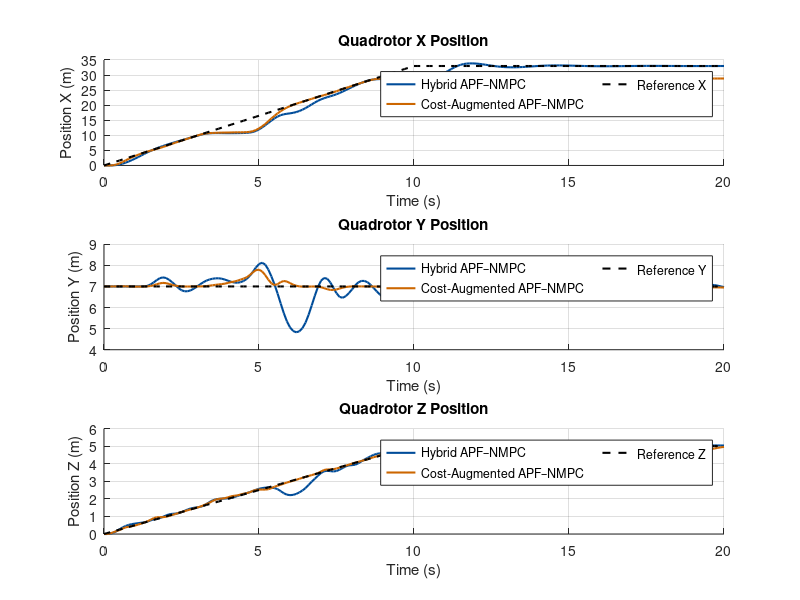
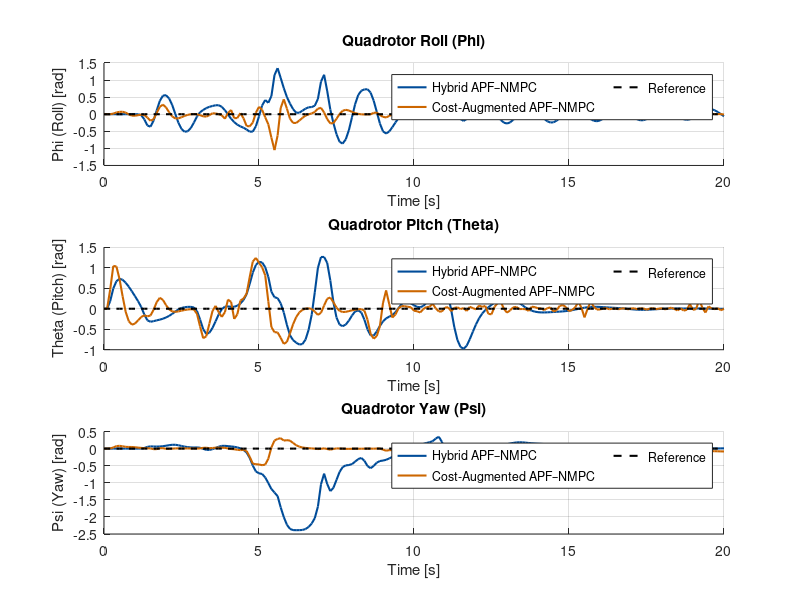
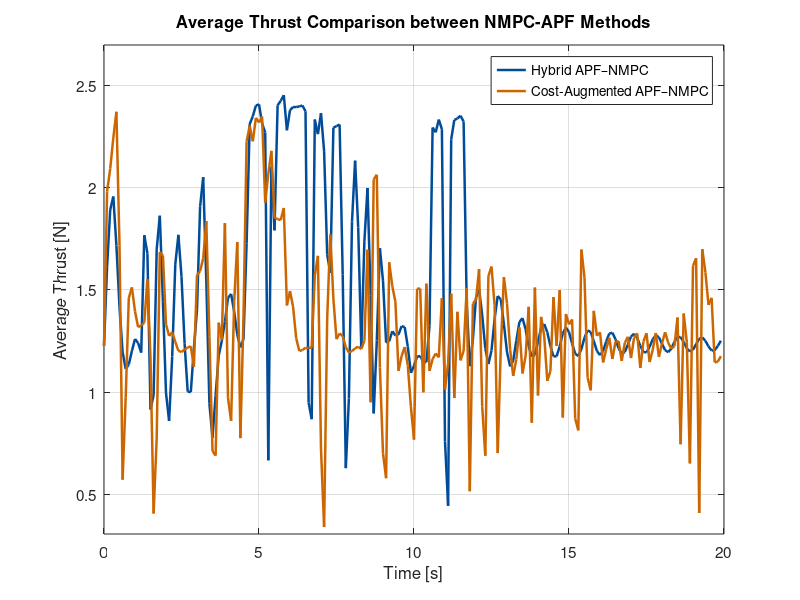
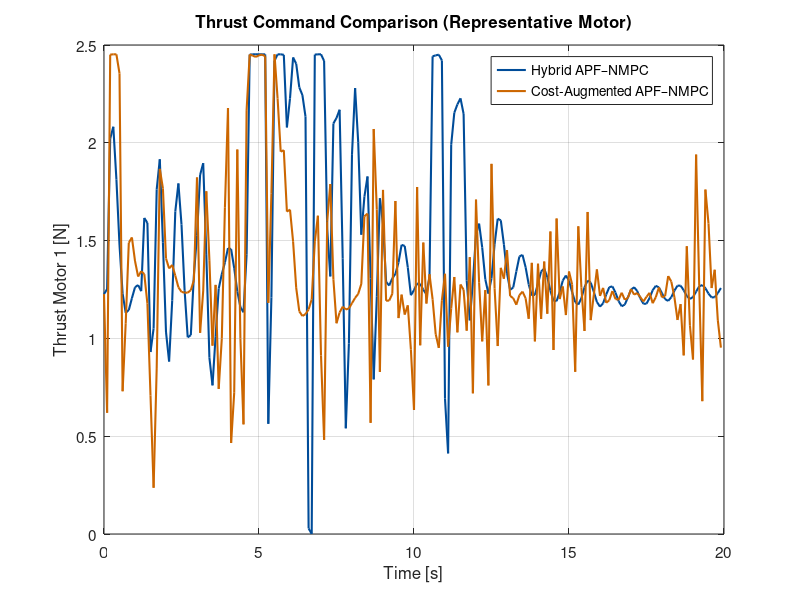

These charts were generated, in order, by the following MATLAB code: (Note: this script raises an error after producing the figures.)
close all;

trajectory = 1;

obs_radius_val = 0.5; % semua radius sama
z_pos = 0.0;          % tinggi referensi (anggap obstacle menempel ground, drone terbang di atas)

% posisi obstacle (manual supaya jaraknya tidak terlalu dekat)
if trajectory == 1
    num_obs = 17; 
    obs_center = [ 6  6  6  8   12   12   15   15   16   18   18   22  23   24  26  29   30 ;   % x
                   9  6  3  1.8  4   6.8   6   1.5  8.2  6.2  2.8  2   4.8  8   4   2.2  7.0 ;   % y
                   z_pos*ones(1,num_obs) ];       % z
%     obs_center = [ 6  6  6  8   12   12   15   15   16   18   18   22  23   24  26  29   30 ;   % x
%                    9  5.5  3  1.8  4.5   5.5   5   1.5  8.2  6.2  2.8  2   4.8  8   4   2.2  7.0 ;   % y
%                    z_pos*ones(1,num_obs) ]; 

    obs_radius = obs_radius_val * ones(1,num_obs);
else
    num_obs = 2.0; 
    obs_center = [ 3.25 6.5;   % x
                   2.5 1.5;   % y
                   z_pos*ones(1,num_obs) ];       % z

    obs_radius = obs_radius_val * ones(1,num_obs);
end

% Load hasil simulasi
load('sim_single.mat','results'); results_single = results;
load('sim_multi.mat','results');  results_multi  = results;

% --- Time vector untuk state (N_sim+1) ---
t_single = (0:size(results_single.history_x,2)-1)*results_single.dt;
t_multi  = (0:size(results_multi.history_x,2)-1)*results_multi.dt;
x_ref = results_single.history_x_ref(1,:);
y_ref = results_single.history_x_ref(2,:);
z_ref = results_single.history_x_ref(3,:);

% --- Time vector untuk kontrol (N_sim) ---
t_u_single = (0:size(results_single.history_u,2)-1) * results_single.dt;
t_u_multi  = (0:size(results_multi.history_u,2)-1) * results_multi.dt;

color1 = [0.00,0.30,0.60];
color2 = [0.80,0.40,0.00];

%% =========================================================================
%  FIGURE 1: POSITIONS (px, py, pz)
%  =========================================================================
fig1 = figure(1); 
set(fig1, 'Name', 'Quadrotor Position Comparison', 'NumberTitle', 'off');
clf(fig1);

% Define plot indices for Position (1, 2, 3)
pos_indices = [1, 2, 3];
pos_labels = {'Position X (m)', 'Position Y (m)', 'Position Z (m)'};
pos_titles = {'Quadrotor X Position', 'Quadrotor Y Position', 'Quadrotor Z Position'};
ref_labels = {'Reference X', 'Reference Y', 'Reference Z'};

for i = 1:3
    idx = pos_indices(i); % 1, 2, or 3
    
    % KOREKSI: Menggunakan 3 baris, 1 kolom (Susunan Vertikal)
    subplot(3, 1, i);
    hold on;
    
    % Plot Actual Trajectories
    h_single = plot(t_single, results_single.history_x(idx,:), 'Color', color1, 'LineWidth', 1.5, 'DisplayName', 'Hybrid APF–NMPC');
    h_multi = plot(t_multi, results_multi.history_x(idx,:), 'Color', color2, 'LineWidth', 1.5, 'DisplayName', 'Cost-Augmented APF–NMPC');
    
    % Plot Reference Trajectory
    h_ref = plot(t_single, results_single.history_x_ref(idx,:), 'k--', 'LineWidth', 1.5, 'DisplayName', ref_labels{i});
    
    grid on;
    ylabel(pos_labels{i});
    title(pos_titles{i});
    
    % Sumbu X hanya pada plot terakhir
    xlabel('Time (s)');
%     set(gca, 'XTickLabel', []); % Sembunyikan label X pada plot atas
    
    % Tambahkan legenda hanya pada plot pertama
    legend([h_single, h_multi, h_ref], 'Location','best', 'NumColumns', 2);

    hold off;
end


%% =========================================================================
%  FIGURE 2: EULER ANGLES (Phi, Theta, Psi)
%  =========================================================================
fig2 = figure(2); 
set(fig2, 'Name', 'Quadrotor Angle Comparison', 'NumberTitle', 'off');
clf(fig2);

% Define plot indices for Angles (4, 5, 6)
angle_indices = [4, 5, 6];
angle_labels = {'Phi (Roll) [rad]', 'Theta (Pitch) [rad]', 'Psi (Yaw) [rad]'};
angle_titles = {'Quadrotor Roll (Phi)', 'Quadrotor Pitch (Theta)', 'Quadrotor Yaw (Psi)'};

for i = 1:3
    idx = angle_indices(i); % 4, 5, or 6
    
    % KOREKSI: Menggunakan 3 baris, 1 kolom (Susunan Vertikal)
    subplot(3, 1, i);
    hold on;
    
    % Plot Actual Angles
    h_single = plot(t_single, results_single.history_x(idx,:), 'Color', color1, 'LineWidth', 1.5, 'DisplayName', 'Hybrid APF–NMPC');
    h_multi = plot(t_multi, results_multi.history_x(idx,:), 'Color', color2, 'LineWidth', 1.5, 'DisplayName', 'Cost-Augmented APF–NMPC');
    
    % Plot Reference Angle
    h_ref = plot(t_single, results_single.history_x_ref(idx,:), 'k--', 'LineWidth', 1.5, 'DisplayName', 'Reference');
    
    grid on;
    ylabel(angle_labels{i});
    title(angle_titles{i});
    
    % Sumbu X hanya pada plot terakhir
    xlabel('Time [s]');
%     set(gca, 'XTickLabel', []); % Sembunyikan label X pada plot atas
    
    % Tambahkan legenda hanya pada plot pertama
    legend([h_single, h_multi, h_ref], 'Location','best', 'NumColumns', 2);

    hold off;
end

%% === Compute Average Thrust ===
T_avg_single = mean(results_single.history_u, 1);
T_avg_multi  = mean(results_multi.history_u, 1);

%% === Compute Control Effort Metrics ===
J_u_single = sum(sum(results_single.history_u.^2, 1));
J_u_multi  = sum(sum(results_multi.history_u.^2, 1));

mean_u_single = mean(T_avg_single);
mean_u_multi  = mean(T_avg_multi);

max_u_single = max(T_avg_single);
max_u_multi  = max(T_avg_multi);

%% === PLOT 1: Average Thrust Comparison ===
figure('Name','Average Thrust Comparison','Color','w');
hold on; box on; grid on;

plot(t_u_single, T_avg_single, 'Color', color1, 'LineWidth', 1.8);
plot(t_u_multi,  T_avg_multi,  'Color', color2, 'LineWidth', 1.8);

xlabel('Time [s]');
ylabel('Average Thrust [N]');
title('Average Thrust Comparison between NMPC-APF Methods');

% (Optional) Mark obstacle avoidance window
% xline(start, '--', 'Avoidance Start', 'Color', [0.5 0.5 0.5], 'LabelHorizontalAlignment', 'center','LabelVerticalAlignment','top');
% xline(finish, '--', 'Avoidance End', 'Color', [0.5 0.5 0.5], 'LabelHorizontalAlignment', 'center','LabelVerticalAlignment','top');

legend({'Hybrid APF–NMPC', ...
        'Cost-Augmented APF–NMPC'}, ...
        'Location','best');
set(gca,'FontSize',11);

ylim([min([T_avg_single,T_avg_multi])*0.9, ...
      max([T_avg_single,T_avg_multi])*1.1]);

%% === PLOT 2: Thrust per Motor (Optional, use one representative motor) ===
figure('Name','Thrust Command (Motor 1)','Color','w');
hold on; box on; grid on;

plot(t_u_single, results_single.history_u(1,:), 'Color', color1, 'LineWidth', 1.5);
plot(t_u_multi,  results_multi.history_u(1,:),  'Color', color2, 'LineWidth', 1.5);

xlabel('Time [s]');
ylabel('Thrust Motor 1 [N]');
title('Thrust Command Comparison (Representative Motor)');
legend({'Hybrid APF–NMPC', 'Cost-Augmented APF–NMPC'}, 'Location','best');
set(gca,'FontSize',11);

% (Optional) Mark obstacle avoidance window
% xline(start, '--', 'Avoidance Start', 'Color', [0.5 0.5 0.5], 'LabelVerticalAlignment','bottom');
% xline(finish, '--', 'Avoidance End', 'Color', [0.5 0.5 0.5], 'LabelVerticalAlignment','bottom');

%% === TABLE: Control Effort Metrics ===
fprintf('\n=== CONTROL EFFORT METRICS ===\n');
fprintf('%-35s %-15s %-15s %-15s\n', 'Method', 'Σ||u||²', 'Mean Thrust [N]', 'Max Thrust [N]');
fprintf('---------------------------------------------------------------------------------\n');
fprintf('%-35s %-15.3f %-15.3f %-15.3f\n', 'Hybrid APF–NMPC', J_u_single, mean_u_single, max_u_single);
fprintf('%-35s %-15.3f %-15.3f %-15.3f\n', 'Cost-Augmented APF–NMPC',         J_u_multi,  mean_u_multi,  max_u_multi);

%% === (Optional) Convert metrics to table for plotting/export ===
ControlEffortTable = table( ...
    {'Hybrid APF–NMPC'; 'Cost-Augmented APF–NMPC'}, ...
    [J_u_single; J_u_multi], ...
    [mean_u_single; mean_u_multi], ...
    [max_u_single; max_u_multi], ...
    'VariableNames', {'Method','TotalEffort','MeanThrust','MaxThrust'});

disp(ControlEffortTable);

% Asumsi: 'results_single' dan 'results_multi' telah dimuat
% Asumsi: 'obs_center', 'obs_radius', 'trajectory' telah didefinisikan

x_ref_single = results_single.history_x_ref(1, :);
y_ref_single = results_single.history_x_ref(2, :);
z_ref_single = results_single.history_x_ref(3, :);

x_actual_single = results_single.history_x(1, :);
y_actual_single = results_single.history_x(2, :);
z_actual_single = results_single.history_x(3, :);

x_actual_multi = results_multi.history_x(1, :);
y_actual_multi = results_multi.history_x(2, :);
z_actual_multi = results_multi.history_x(3, :);

figure; hold on; grid on; box on;

%% --- Plot Lintasan Reference dan Aktual ---
% Plot lintasan referensi (sama untuk kedua metode)
h_ref = plot3(x_ref_single, y_ref_single, z_ref_single, 'k--', 'LineWidth', 1.5, 'DisplayName', 'Reference Path');

% Plot lintasan metode pertama (Single)
h_actual_single = plot3(x_actual_single, y_actual_single, z_actual_single, 'Color', color1, 'LineWidth', 1.5, 'DisplayName', 'Hybrid APF–NMPC');

% Plot lintasan metode kedua (Multi)
h_actual_multi = plot3(x_actual_multi, y_actual_multi, z_actual_multi, 'Color', color2, 'LineWidth', 1.5, 'DisplayName', 'Cost-Augmented APF–NMPC');

%% --- Tandai Start & Finish ---
% Titik awal dan akhir untuk metode pertama
% h_start_act_single = plot3(x_actual_single(1), y_actual_single(1), z_actual_single(1), 'bo', 'MarkerFaceColor', 'b', 'MarkerSize', 8, 'DisplayName', 'Start');
% h_finish_act_single = plot3(x_actual_single(end), y_actual_single(end), z_actual_single(end), 'bx', 'LineWidth', 2, 'MarkerSize', 10, 'DisplayName', 'Finish');

% % Titik awal dan akhir untuk metode kedua
% h_start_act_multi = plot3(x_actual_multi(1), y_actual_multi(1), z_actual_multi(1), 'go', 'MarkerFaceColor', 'g', 'MarkerSize', 8, 'DisplayName', 'Start (Multi)');
% h_finish_act_multi = plot3(x_actual_multi(end), y_actual_multi(end), z_actual_multi(end), 'gx', 'LineWidth', 2, 'MarkerSize', 10, 'DisplayName', 'Finish (Multi)');

% Titik awal dan akhir referensi (hanya perlu satu)
h_start_ref = plot3(x_ref_single(1), y_ref_single(1), z_ref_single(1), 'ko', 'MarkerFaceColor', 'k', 'MarkerSize', 8, 'DisplayName', 'Start Reference');
h_finish_ref = plot3(x_ref_single(end), y_ref_single(end), z_ref_single(end), 'kx', 'LineWidth', 2, 'MarkerSize', 10, 'DisplayName', 'Finish Reference');

%% --- Drone Heading (quiver3) ---
% Panah untuk lintasan pertama
N_single = length(x_actual_single);
step_arrow_single = max(floor(N_single/20),1);
scale_arrow = 0.5;
for k = 1:step_arrow_single:N_single-1
    quiver3(x_actual_single(k), y_actual_single(k), z_actual_single(k), ...
            x_actual_single(k+1)-x_actual_single(k), ...
            y_actual_single(k+1)-y_actual_single(k), ...
            z_actual_single(k+1)-z_actual_single(k), ...
            scale_arrow, 'Color', color1, 'LineWidth', 1.5, 'MaxHeadSize', 2, 'HandleVisibility', 'off');
end

% Panah untuk lintasan kedua
N_multi = length(x_actual_multi);
step_arrow_multi = max(floor(N_multi/20),1);
for k = 1:step_arrow_multi:N_multi-1
    quiver3(x_actual_multi(k), y_actual_multi(k), z_actual_multi(k), ...
            x_actual_multi(k+1)-x_actual_multi(k), ...
            y_actual_multi(k+1)-y_actual_multi(k), ...
            z_actual_multi(k+1)-z_actual_multi(k), ...
            scale_arrow, 'Color', color2, 'LineWidth', 1.5, 'MaxHeadSize', 2, 'HandleVisibility', 'off');
end

h_arrow_single = plot3(nan, nan, nan, 'Color', color1, 'LineWidth', 1.5, 'DisplayName', 'Hybrid APF–NMPC');
h_arrow_multi = plot3(nan, nan, nan, 'Color', color2, 'LineWidth', 1.5, 'DisplayName', 'Cost-Augmented APF–NMPC');

%% --- Plot Obstacles (Silinder Hijau Tua) ---
num_obs = size(obs_center,2);
if trajectory == 1
    obstacle_height = 8;
else
    obstacle_height = 2;%8;
end
safety_scale = 1.2; % safety margin

for j = 1:num_obs
    c = obs_center(:,j);
    r = obs_radius(j);

    [x_cyl, y_cyl, z_cyl] = cylinder(r,50);
    z_cyl = z_cyl * obstacle_height;
    x_cyl = x_cyl + c(1);
    y_cyl = y_cyl + c(2);

    surf(x_cyl, y_cyl, z_cyl, 'FaceAlpha', 0.5, 'FaceColor', [0.52 0.21 0.57], 'EdgeColor', 'none');

    [x_safe, y_safe, z_safe] = cylinder(r*safety_scale,50);
    z_safe = z_safe*obstacle_height;
    x_safe = x_safe + c(1);
    y_safe = y_safe + c(2);
    surf(x_safe, y_safe, z_safe, 'FaceAlpha', 0.1, 'FaceColor', 'r', 'EdgeColor', 'none', 'HandleVisibility', 'off');
end
h_obs = plot3(nan, nan, nan, 'ko', 'MarkerFaceColor', 'm', 'MarkerEdgeColor', 'k', 'DisplayName', 'Obstacles');


%% --- Axis, Labels, View ---
xlabel('X [m]'); ylabel('Y [m]'); zlabel('Z [m]');
title('Drone Trajectory Comparison', 'FontSize', 12);
view(45,25);

% Atur batas sumbu agar konsisten untuk kedua plot
all_x = [x_ref_single, x_actual_single, x_actual_multi];
all_y = [y_ref_single, y_actual_single, y_actual_multi];
all_z = [z_ref_single, z_actual_single, z_actual_multi];

xlim([min(all_x)-1, max(all_x)+1]);
ylim([min(all_y)-1, max(all_y)+1]);
zlim([min(all_z)-1, max(all_z)+1]);

axis equal; grid on;

%% --- Legend (informatif) ---
legend([h_actual_single, h_actual_multi, h_ref, h_obs, h_start_ref, h_finish_ref], 'Location','bestoutside');


figure; hold on; grid on; box on;

%% --- Plot Lintasan Referensi dan Aktual ---
h_ref = plot(x_ref, y_ref, 'k--', 'LineWidth', 1.5, 'DisplayName', 'Reference Path'); % Jalur referensi
h_actual_single = plot(x_actual_single, y_actual_single, 'Color', color1, 'LineWidth', 1.5, 'DisplayName', 'Hybrid APF–NMPC'); % Jalur Single-NMPC
h_actual_multi = plot(x_actual_multi, y_actual_multi, 'Color', color2, 'LineWidth', 1.5, 'DisplayName', 'Cost-Augmented APF–NMPC'); % Jalur Multi-NMPC

%% --- Obstacles (lingkaran 2D) ---
% --- Inisialisasi Parameter ---
theta = linspace(0, 2*pi, 100);
num_obs = size(obs_center, 2);
obs_radius = obs_radius_val * ones(1, num_obs); % Radius rintangan fisik

obstacle_color = [0.5 0.5 0.5]; % Warna abu-abu solid untuk semua rintangan
d_safe = 0.5; % Ganti dengan nilai d_safe aktual Anda

% --- Loop untuk Menggambar Setiap Rintangan ---
for j = 1:num_obs
    % 1. Gambar Rintangan Fisik (Warna Solid Tunggal)
    x_obs = obs_center(1, j) + obs_radius(j) * cos(theta);
    y_obs = obs_center(2, j) + obs_radius(j) * sin(theta);
    
    fill(x_obs, y_obs, obstacle_color, 'FaceAlpha', 0.6, 'EdgeColor', 'k', 'LineWidth', 1);
    
    % 2. Gambar Lingkaran Jarak Aman (Safe Distance Margin)
    R_safe_zone = obs_radius(j) + d_safe; % Radius Total: Fisik + Jarak Aman
    
    x_safe = obs_center(1, j) + R_safe_zone * cos(theta);
    y_safe = obs_center(2, j) + R_safe_zone * sin(theta);
    
    plot(x_safe, y_safe, 'k:', 'LineWidth', 1.2, 'HandleVisibility', 'off'); % Garis putus-putus hitam (dotted)
end

% --- Handle Legenda (untuk Rintangan dan Zona Aman) ---
% Tambahkan handle placeholder untuk legenda yang akurat
h_obs = plot(nan, nan, 's', 'MarkerFaceColor', obstacle_color, 'MarkerEdgeColor', 'k', 'DisplayName', 'Obstacles');
h_safe = plot(nan, nan, 'k:', 'LineWidth', 1.2, 'DisplayName', ['Safe zone (R_{safe} = ' num2str(d_safe) 'm)']);

% Hapus plot placeholder lama jika ada
% h_obs_old = plot(nan, nan, 'o', 'MarkerFaceColor', 'k', 'MarkerEdgeColor', 'k', 'DisplayName', 'Obstacles');

%% --- Tandai Start & Finish ---
h_start_ref = plot(x_ref(1), y_ref(1), 'ko', 'MarkerSize', 10, 'MarkerFaceColor', 'k', 'DisplayName', 'Start Reference');
h_finish_ref = plot(x_ref(end), y_ref(end), 'kx', 'MarkerSize', 10, 'LineWidth', 2, 'DisplayName', 'Finish Reference');
% 
% h_start_single = plot(x_actual_single(1), y_actual_single(1), 'bo', 'MarkerSize', 10, 'MarkerFaceColor', 'b', 'DisplayName', 'Start Improvement APF');
% h_finish_single = plot(x_actual_single(end), y_actual_single(end), 'bx', 'MarkerSize', 10, 'LineWidth', 2, 'DisplayName', 'Finish Improvement APF');

% h_start_multi = plot(x_actual_multi(1), y_actual_multi(1), 'go', 'MarkerSize', 10, 'MarkerFaceColor', 'g', 'DisplayName', 'Start Multi-NMPC');
% h_finish_multi = plot(x_actual_multi(end), y_actual_multi(end), 'gx', 'MarkerSize', 10, 'LineWidth', 2, 'DisplayName', 'Finish Multi-NMPC');

%% --- Drone Heading (quiver) ---
scale_arrow = 1;

% Quiver untuk metode single
N_single = length(x_actual_single);
step_arrow_single = max(floor(N_single / 20), 1);
for k = 1:step_arrow_single:N_single - 1
    quiver(x_actual_single(k), y_actual_single(k), ...
           x_actual_single(k+1) - x_actual_single(k), ...
           y_actual_single(k+1) - y_actual_single(k), ...
           scale_arrow, 'Color', color1, 'LineWidth', 1.5, 'MaxHeadSize', 3, 'HandleVisibility', 'off');
end

% Quiver untuk metode multi
N_multi = length(x_actual_multi);
step_arrow_multi = max(floor(N_multi / 20), 1);
for k = 1:step_arrow_multi:N_multi - 1
    quiver(x_actual_multi(k), y_actual_multi(k), ...
           x_actual_multi(k+1) - x_actual_multi(k), ...
           y_actual_multi(k+1) - y_actual_multi(k), ...
           scale_arrow, 'Color', color2, 'LineWidth', 1.5, 'MaxHeadSize', 3, 'HandleVisibility', 'off');
end


% h_arrow_single = plot(nan, nan, 'Color', color1, 'LineWidth', 1.5, 'DisplayName', 'Improvement APF Heading');
% h_arrow_multi = plot(nan, nan, 'Color', color3, 'LineWidth', 1.5, 'DisplayName', 'Clasic APF Heading');


h_arrow_single = plot(nan, nan, 'Color', color1, 'LineWidth', 1.5, 'DisplayName', 'Hybrid APF–NMPC');
h_arrow_multi = plot(nan, nan, 'Color', color2, 'LineWidth', 1.5, 'DisplayName', 'Cost-Augmented APF–NMPC');

%% --- Axis, Labels, Title ---
xlabel('X [m]');
ylabel('Y [m]');
title('Drone Trajectory (Top View) Comparison');
axis equal;
grid on;
box on;

%% --- Legend yang lebih informatif ---
legend([h_actual_single, h_actual_multi,h_ref, h_start_ref, h_finish_ref, h_obs], 'Location', 'northeast');


% Asumsi: 'results_single', 'results_multi', 'obs_center', dan 'obs_radius' telah dimuat

%% --- Hitung metrik untuk Single-NMPC ---
% N_actual_single = size(results_single.history_x, 2);
% time_single = (0:N_actual_single-1) * results_single.dt;
% d_min_log_single = zeros(1, N_actual_single);
% for i = 1:N_actual_single
%     p = results_single.history_x(1:3, i);
%     d_all = vecnorm(p - obs_center, 2, 1) - obs_radius;
%     d_min_log_single(i) = min(d_all);
% end

% Ambil hanya koordinat X dan Y dari pusat rintangan (Z diabaikan)
obs_center_2D = obs_center(1:2, :); 
obs_radius_2D = obs_radius; % Radius tetap sama

for i = 1:N_single
    % PENTING: Ambil hanya X dan Y dari posisi drone
    p_2D = results_single.history_x(1:2, i); 
    
    % Hitung jarak horizontal (2D) dari pusat drone ke pusat rintangan
    distance_to_center_2D = vecnorm(p_2D - obs_center_2D, 2, 1);
    
    % Hitung jarak minimum ke permukaan (2D)
    d_all_2D = distance_to_center_2D - obs_radius_2D;
    d_min_log_single(i) = min(d_all_2D);
end


v_act_norm_single = sqrt(sum(results_single.history_x(7:9, 1:N_single).^2, 1));

%% --- Hitung metrik untuk Multi-NMPC ---
% N_actual_multi = size(results_multi.history_x, 2);
% time_multi = (0:N_actual_multi-1) * results_multi.dt;
% d_min_log_multi = zeros(1, N_actual_multi);
% for i = 1:N_actual_multi
%     p = results_multi.history_x(1:3, i);
%     d_all = vecnorm(p - obs_center, 2, 1) - obs_radius;
%     d_min_log_multi(i) = min(d_all);
% end

obs_center_2D = obs_center(1:2, :); 
obs_radius_2D = obs_radius; % Radius tetap sama

for i = 1:N_multi
    % PENTING: Ambil hanya X dan Y dari posisi drone
    p_2D = results_multi.history_x(1:2, i); 
    
    % Hitung jarak horizontal (2D) dari pusat drone ke pusat rintangan
    distance_to_center_2D = vecnorm(p_2D - obs_center_2D, 2, 1);
    
    % Hitung jarak minimum ke permukaan (2D)
    d_all_2D = distance_to_center_2D - obs_radius_2D;
    d_min_log_multi(i) = min(d_all_2D);
end

v_act_norm_multi = sqrt(sum(results_multi.history_x(7:9, 1:N_multi).^2, 1));


%% --- Plot 1: Minimum Distance to Obstacles Comparison ---
figure('Name', 'Minimum Distance to Obstacles Comparison', 'Color', 'w');
hold on; 
box on; 
grid on;

% --- Plot Minimum Distance ---
% 'time_single', 'd_min_log_single' likely refer to your Hybrid NMPC approach
h_dist_hybrid = plot(t_single, d_min_log_single, 'Color', color1, 'LineWidth', 1.5);

% 'time_multi', 'd_min_log_multi' likely refer to the Cost-only APF benchmark
h_dist_cost_only = plot(t_multi, d_min_log_multi, 'Color', color2, 'LineWidth', 1.5);


ylabel('Minimum Distance to Obstacles [m]');
xlabel('Time [s]');
title('Comparison of Drone Minimum Distance to Obstacles');

% Combine distance data to set consistent axis limits
all_dist = [d_min_log_single, d_min_log_multi];
ylim([0, max(all_dist) * 1.2]);

% Safe Distance Threshold Line
h_safe_line = yline(0.5, 'k', 'LineWidth', 1.5, 'Label', 'safety boundary (d{safe})', 'LabelHorizontalAlignment', 'right', ...
    'LabelVerticalAlignment', 'bottom');

% Legend for Distance Plot
legend([h_dist_hybrid, h_dist_cost_only], ...
       {'Hybrid APF–NMPC', ...
        'Cost-Augmented APF–NMPC'}, ...
       'Location', 'northeast', 'FontSize', 10, 'Box', 'off');
   
% xline(start, '--', 'Start Avoidance', 'Color', [0.2 0.2 0.2]);
% xline(finish, '--', 'End Avoidance', 'Color', [0.2 0.2 0.2]);


set(gca, 'FontSize', 11);


%% --- Plot 2: Total Drone Speed Comparison ---
figure('Name', 'Total Drone Speed Comparison', 'Color', 'w');
hold on; 
box on; 
grid on;

% --- Plot Total Speed ---
h_speed_hybrid = plot(t_single, v_act_norm_single, 'Color', color1, 'LineWidth', 1.5);
h_speed_cost_only = plot(t_multi, v_act_norm_multi, 'Color', color2, 'LineWidth', 1.5);

ylabel('Drone Total Speed [m/s]');
xlabel('Time [s]');
title('Comparison of Drone Total Speed during Maneuver');

% Combine speed data to set consistent axis limits
all_speed = [v_act_norm_single, v_act_norm_multi];
ylim([0, max(all_speed) * 1.2]);

% Legend for Speed Plot
legend([h_speed_hybrid, h_speed_cost_only], ...
       {'Hybrid APF–NMPC', 'Cost-Augmented APF–NMPC'}, ...
       'Location', 'best');

% (Optional) Mark obstacle avoidance window
% xline(start, '--', 'Avoidance Start', 'Color', [0.5 0.5 0.5], 'LabelVerticalAlignment','top');
% xline(finish, '--', 'Avoidance End', 'Color', [0.5 0.5 0.5], 'LabelVerticalAlignment','top');

set(gca, 'FontSize', 11);


%% --- Publikasi-ready Plotting Kecepatan Drone --- %%
% Asumsi: results_single dan results_multi telah dimuat
% dan memiliki history_x, history_x_ref, dan dt

% Dapatkan data dan waktu untuk kedua metode
t_single = (0:size(results_single.history_x, 2)-1) * results_single.dt;
t_multi = (0:size(results_multi.history_x, 2)-1) * results_multi.dt;

% Buat figure dengan ukuran yang disesuaikan
figure('Name','Drone Linear Velocity and Speed Comparison','Color','w', 'Position', [100 100 800 900]);

% Warna dan style
colors = {color1, color2};
style_ref = '--'; % Garis putus-putus untuk referensi
style_single = '-'; % Garis solid untuk Single-NMPC
style_multi = '-'; % Garis titik-titik untuk Multi-NMPC

%% --- VX, VY, VZ Subplots ---
components = {'v_x','v_y','v_z'};
for i = 1:3
    subplot(4,1,i);
    hold on;
    
    % Plot NMPC reference (sama untuk kedua metode)
    h_ref = plot(t_single, results_single.history_x_ref(6+i,:), 'k', 'LineStyle', style_ref, 'LineWidth', 1.5);
    
    % --- Plot Actual Single-NMPC (Metode 1) ---
    h_single = plot(t_single, results_single.history_x(6+i,:), 'Color', colors{1}, 'LineStyle', style_single, 'LineWidth', 1.5);
    
    % --- Plot Actual Multi-NMPC (Metode 2) ---
    h_multi = plot(t_multi, results_multi.history_x(6+i,:), 'Color', colors{2}, 'LineStyle', style_multi, 'LineWidth', 1.5);
        
    grid on; box on;
    xlabel('Time [s]');
    ylabel([components{i} ' [m/s]']);
    
    legend([h_ref, h_single, h_multi], 'NMPC reference', 'Hybrid APF–NMPC', 'Cost-Augmented APF–NMPC', 'Location', 'northeast');
    title(['Quadrotor Linear Velocity in ', strrep(components{i},'_','-')]);
    hold off;
end

%% --- Total Speed Subplot ---
v_ref_norm = sqrt(sum(results_single.history_x_ref(7:9,:).^2,1));
v_single_norm = sqrt(sum(results_single.history_x(7:9,:).^2,1));
v_multi_norm = sqrt(sum(results_multi.history_x(7:9,:).^2,1));
 
subplot(4,1,4);
hold on;
plot(t_single, v_ref_norm, 'k--', 'LineWidth', 1.5);
plot(t_single, v_single_norm, 'Color', color1, 'LineWidth', 1.5);
plot(t_multi, v_multi_norm, 'Color', color2, 'LineWidth', 1.5);

grid on; box on;
xlabel('Time [s]');
ylabel('Speed [m/s]');
legend('NMPC reference speed', 'Hybrid APF–NMPC', 'Cost-Augmented APF–NMPC', 'Location', 'best');
title('Comparison of Drone Total Linear Speed');

hold off;



%% === Hitung Error untuk masing-masing metode ===
ref_traj = [x_ref; y_ref; z_ref];
act_single = results_single.history_x(1:3,:);
act_multi  = results_multi.history_x(1:3,:);

[RMSE_single, MAE_single, MAX_single] = computeTrackingError(ref_traj, act_single);
[RMSE_multi,  MAE_multi,  MAX_multi]  = computeTrackingError(ref_traj, act_multi);

%% === Hitung Violation untuk setiap metode ===
V_single = computeViolation(results_single, obs_center, obs_radius);
V_multi  = computeViolation(results_multi,  obs_center, obs_radius);


%% === Buat Tabel Evaluasi ===
Method = {'Hybrid APF–NMPC'; 'Cost-Augmented APF–NMPC'};
RMSE = [RMSE_single; RMSE_multi];
MAE  = [MAE_single; MAE_multi];
MAXE = [MAX_single; MAX_multi];
Violation = [V_single; V_multi];

T = table(Method, RMSE, MAE, MAXE, Violation);
disp('=== Performance Comparison ===');
disp(T);

%% === Visualisasi perbandingan Error & Violation ===
figure('Name','Error vs Violation Comparison','Color','w');
yyaxis left
bar(categorical(Method), RMSE, 0.4);
ylabel('RMSE [m]');
yyaxis right
plot(categorical(Method), Violation, 'ro-','LineWidth',2,'MarkerSize',8);
ylabel('Constraint Violation [m]');
title('Tracking Error and Safety Violation Comparison');
grid on;


%%%%%%%%%%%
% --- Data Input Awal ---
N_actual_single = size(results_single.history_x, 2);
F_total_norm_log_single = zeros(1, N_actual_single); 
v_act_norm_single = zeros(1, N_actual_single); 

N_actual_multi = size(results_multi.history_x, 2);
F_total_norm_log_multi = zeros(1, N_actual_multi); 
v_act_norm_multi = zeros(1, N_actual_multi);

% --- KONSTANTA (Pastikan nilai ini identik dengan NMPC Anda) ---
k_att = 0.01;       % attractive gain
k_rep = 4.0;       % repulsive gain (tune)
d0    = 4.0;       % influence distance of obstacles [m]
p_start = [0; 5]; %%% local minima2
p_goal = [33; 5];
% num_obs = size(obs_center, 2);

% LOOP POST-PROCESSING
for i = 1:N_actual_single
    % 1. Ambil Data Posisi & Hitung Kecepatan (NUMERIK)
    p_2D = results_single.history_x(1:2, i); 
    v_inertial = results_single.history_x(7:9, i);
    v_act_norm_single(i) = norm(v_inertial); 
    
    % 2. Hitung F_rep (NUMERIK)
    F_rep_total_2D = [0; 0];
    for j = 1:num_obs
        c = obs_center(1:2, j);
        r_obs = obs_radius(j);
        
        vec = p_2D - c;
        dist = norm(vec);      
        dist_surf = dist - r_obs; 
        
        % Kondisi pengaruh APF
        if dist_surf <= d0 && dist_surf > 1e-6 
            dir_ = vec / dist; 
            
            % Formula Gaya Repulsive Numerik (sesuai logika kode CasADi Anda)
            mag = k_rep * (1/dist_surf - 1/d0) * (1/dist_surf^2); 
            F_rep_total_2D = F_rep_total_2D + mag * dir_;
        end
    end
    
    % 3. Hitung F_att dan F_total (NUMERIK)
    % Formula Gaya Attractive Numerik
    F_att_2D = - k_att * (p_2D - p_goal);
    F_total_2D = F_att_2D + F_rep_total_2D;
    
    % 4. Log Besaran Gaya Total (NUMERIK)
    F_total_norm_log_single(i) = norm(F_total_2D);
end

% LOOP POST-PROCESSING
for i = 1:N_actual_multi
    % 1. Ambil Data Posisi & Hitung Kecepatan (NUMERIK)
    p_2D = results_multi.history_x(1:2, i); 
    v_inertial_multi = results_multi.history_x(7:9, i);
    v_act_norm_multi(i) = norm(v_inertial_multi); 
    
    % 2. Hitung F_rep (NUMERIK)
    F_rep_total_2D = [0; 0];
    for j = 1:num_obs
        c = obs_center(1:2, j);
        r_obs = obs_radius(j);
        
        vec = p_2D - c;
        dist = norm(vec);      
        dist_surf = dist - r_obs; 
        
        % Kondisi pengaruh APF
        if dist_surf <= d0 && dist_surf > 1e-6 
            dir_ = vec / dist; 
            
            % Formula Gaya Repulsive Numerik (sesuai logika kode CasADi Anda)
            mag = k_rep * (1/dist_surf - 1/d0) * (1/dist_surf^2); 
            F_rep_total_2D = F_rep_total_2D + mag * dir_;
        end
    end
    
    % 3. Hitung F_att dan F_total (NUMERIK)
    % Formula Gaya Attractive Numerik
    F_att_2D = - k_att * (p_2D - p_goal);
    F_total_2D = F_att_2D + F_rep_total_2D;
    
    % 4. Log Besaran Gaya Total (NUMERIK)
    F_total_norm_log_multi(i) = norm(F_total_2D);
end

% --- Ambang Batas Deteksi Local Minima ---
E_F = 0.05;  % Ambang batas Gaya (misal, 0.05 Newton)
E_V = 0.1;   % Ambang batas Kecepatan (misal, 0.1 m/s)

% --- Deteksi Waktu Local Minima ---
% Logika: Kapan F_norm DAN v_norm di bawah ambang batas
is_trapped = (F_total_norm_log_single < E_F) & (v_act_norm_single < E_V);

% --- Plotting ---
figure(101); % Gunakan figure yang sama untuk perbandingan

% Subplot 1: Gaya APF Total
subplot(2,1,1);
hold on; grid on; box on;
plot(t_single, F_total_norm_log_single, 'Color', color1, 'LineWidth', 1.5, 'DisplayName', 'F adaptive R_{rate}');
plot(t_multi, F_total_norm_log_multi, 'Color', color2, 'LineWidth', 1.5, 'DisplayName', 'F fix R_{rate}');
yline(E_F, 'r--', 'LineWidth', 0.8, 'HandleVisibility', 'off'); 
ylabel('|F_{APF Total}| [N]');
title('Gaya APF Total dan Deteksi Local Minima');
legend('Location', 'northeast');

% Subplot 2: Kecepatan Drone
subplot(2,1,2);
hold on; grid on; box on;
plot(t_single, v_act_norm_single, 'Color', color1, 'LineWidth', 1.5, 'DisplayName', 'V adaptive R_{rate}');
plot(t_multi, v_act_norm_multi, 'Color', color2, 'LineWidth', 1.5, 'DisplayName', 'V fix R_{rate}');
yline(E_V, 'r--', 'LineWidth', 0.8, 'HandleVisibility', 'off'); 
ylabel('Speed [m/s]');
xlabel('Time [s]');
legend('Location', 'northeast');

% --- Penandaan (Highlight) Area Local Minima di Kedua Subplot ---

% Cek apakah ada kejadian local minima untuk di-highlight
if any(is_trapped)
    % Temukan awal dan akhir setiap kejadian
    start_indices = find(diff([0 is_trapped]) == 1);
    end_indices = find(diff([is_trapped 0]) == -1);

    % Highlight di kedua subplot
    for k = 1:length(start_indices)
        t_start = time(start_indices(k));
        t_end = time(end_indices(k));

        % Highlight area (Gaya)
        subplot(2,1,1);
        area(time, F_total_norm_log_single, 'LineStyle', 'none', 'FaceColor', [1 0.7 0.7], 'FaceAlpha', 0.3, 'XLim', [t_start, t_end]);
        area(time, F_total_norm_log_multi, 'LineStyle', 'none', 'FaceColor', [1 0.7 0.7], 'FaceAlpha', 0.3, 'XLim', [t_start, t_end]);

        % Highlight area (Kecepatan)
        subplot(2,1,2);
        area(time, v_act_norm_single, 'LineStyle', 'none', 'FaceColor', [1 0.7 0.7], 'FaceAlpha', 0.3, 'XLim', [t_start, t_end]);
        area(time, v_act_norm_multi, 'LineStyle', 'none', 'FaceColor', [1 0.7 0.7], 'FaceAlpha', 0.3, 'XLim', [t_start, t_end]);

        % Tampilkan pesan deteksi di command window
        disp(['[', label, '] Terjebak Local Minima: ', num2str(t_start, '%.2f'), 's - ', num2str(t_end, '%.2f'), 's']);
    end
end

%% === Fungsi perhitungan error tracking ===
function [RMSE, MAE, MAXE] = computeTrackingError(ref, actual)
    err = vecnorm(ref - actual, 2, 1);
    RMSE = sqrt(mean(err.^2));
    MAE  = mean(abs(err));
    MAXE = max(abs(err));
end

%% === Fungsi menghitung Constraint Violation (Obstacle) ===
function V = computeViolation(results, obs_center, obs_radius)
    d_safe = 0.5;   % batas aman (jarak pengaruh APF)
    num_steps = size(results.history_x,2);
    num_obs = size(obs_center,2);
    V = 0;
    for k = 1:num_steps
        p = results.history_x(1:2,k);
        min_dist = inf;
        for j = 1:num_obs
            c = obs_center(1:2,j);
            r = obs_radius(j);
            dist_surf = norm(p - c) - r; % jarak ke permukaan obstacle
            if dist_surf < min_dist
                min_dist = dist_surf;
            end
        end
        V = V + max(0, d_safe - min_dist);  % pelanggaran jika < d_safe
    end
    V = V / num_steps;
end
